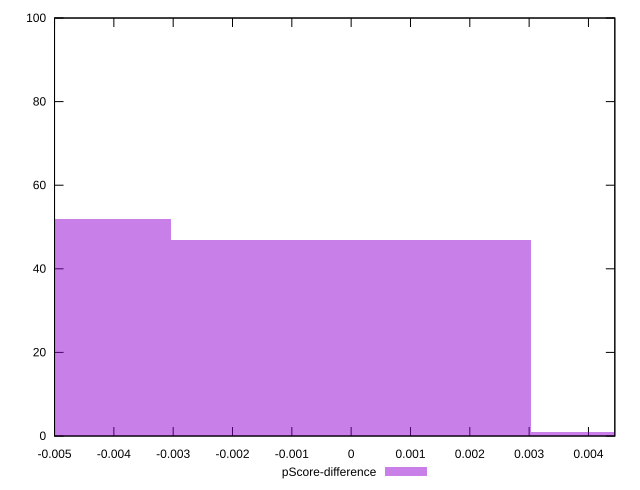

Recreate this plot in gnuplot.
reset

$pScoreDifference <<EOF
0.006063272938805487 1
0 47
-0.006063272938805487 52
EOF

set key outside below
set boxwidth 0.006063272938805487
set xrange [-0.0050000000000000044:0.004444444444444473]
set yrange [0:100]
set trange [0:100]
set style fill transparent solid 0.5 noborder
set terminal svg size 640, 490 enhanced background rgb 'white'
set output "report_00017_2021-02-10T15-08-03.406Z/uses-http2/samples/pages+cached/pScore-difference/histogram.svg"

plot $pScoreDifference title "pScore-difference" with boxes

reset
